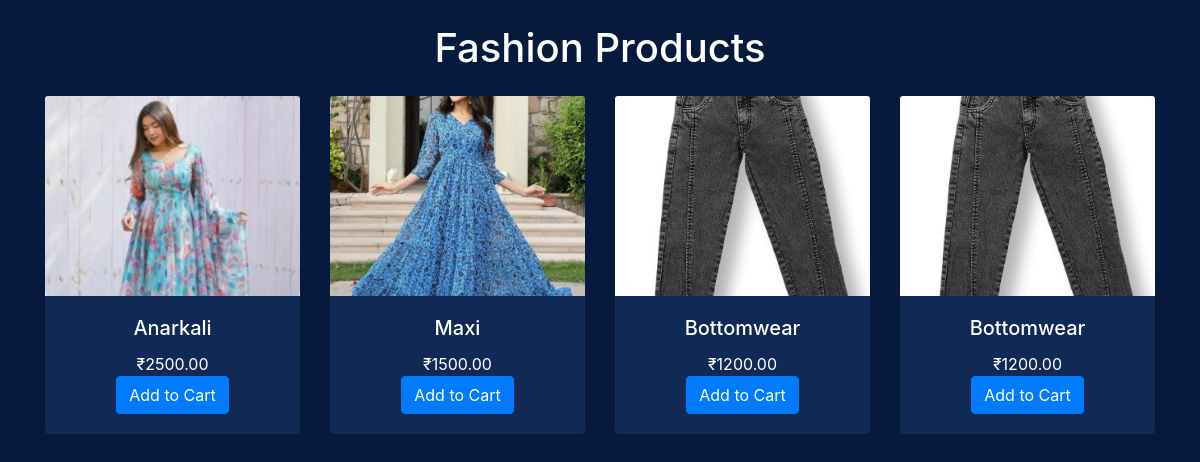
/products/category/2/, run on an earlier commit of the app's database.
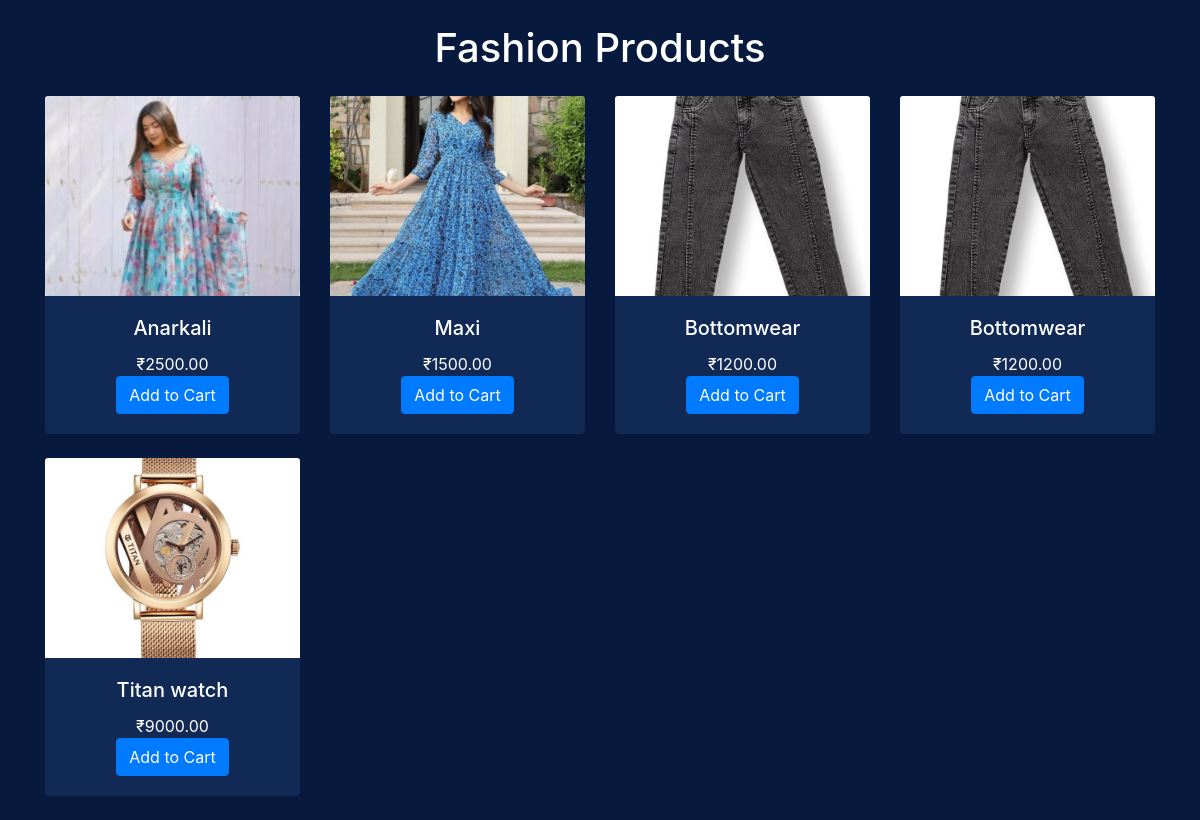
And on a later commit of the database.
### products/models.py (models this page shows, shortened)
class Product(models.Model):
    category = models.ForeignKey(Category, on_delete=models.CASCADE, related_name='products')
    vendor = models.ForeignKey(User, on_delete=models.CASCADE, related_name='products', null=True, blank=True)  # ✅ add this line
    name = models.CharField(max_length=255)
    price = models.DecimalField(max_digits=10, decimal_places=2)
    image = models.ImageField(upload_to='products/', default='products/default.jpg')
    description = models.TextField(blank=True, null=True)

### products/views.py (the view)
# urls.py: path('category/<int:category_id>/', views.products_by_category, name='products_by_category'),
def products_by_category(request, category_id):
    category = get_object_or_404(Category, id=category_id)
    products = Product.objects.filter(category=category)
    return render(request, 'products/product.html', {
        'selected_category': category,
        'products': products
    })

### products/templates/products/product.html (shortened to what this page needs)
<!DOCTYPE html>
<html lang="en">
<head>
  <link rel="stylesheet" href="https://stackpath.bootstrapcdn.com/bootstrap/4.5.2/css/bootstrap.min.css">
</head>
<body>
  <div class="container mt-4">
    <h1 class="text-center mb-4">{{ selected_category.name }} Products</h1>
    <div class="row">
      {% for product in products %}
        <div class="col-md-3 mb-4">
          <a href="{% url 'products:product_detail' product.id %}" style="text-decoration: none; color: inherit;">
          <div class="card h-100">
            <img src="{{ product.image.url }}" class="card-img-top" alt="{{ product.name }}">
            <div class="card-body">
              <h5 class="card-title">{{ product.name }}</h5>
              <p class="card-text">₹{{ product.price }}</p>
              <a href="{% url 'cart:add_to_cart' product.id %}" class="btn btn-primary">Add to Cart</a>
            </div>
          </div>
          </a>
        </div>
      {% empty %}
        <p class="text-center">No products in this category.</p>
      {% endfor %}
    </div>
  </div>
</body>
</html>

What changed in the data, as far as the page shows it:
added Product: image (picture), name "Titan watch", price "9000.00"
